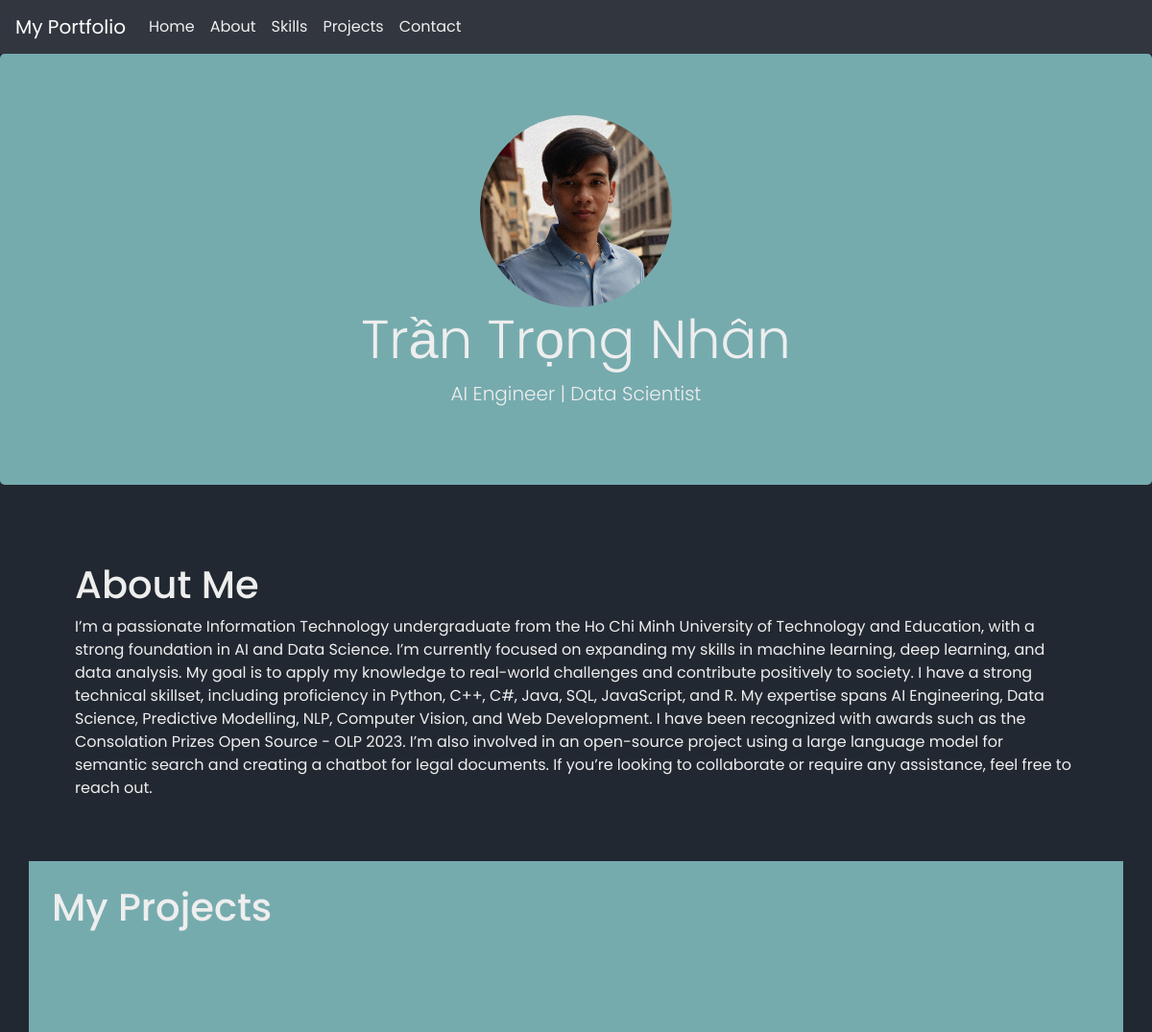
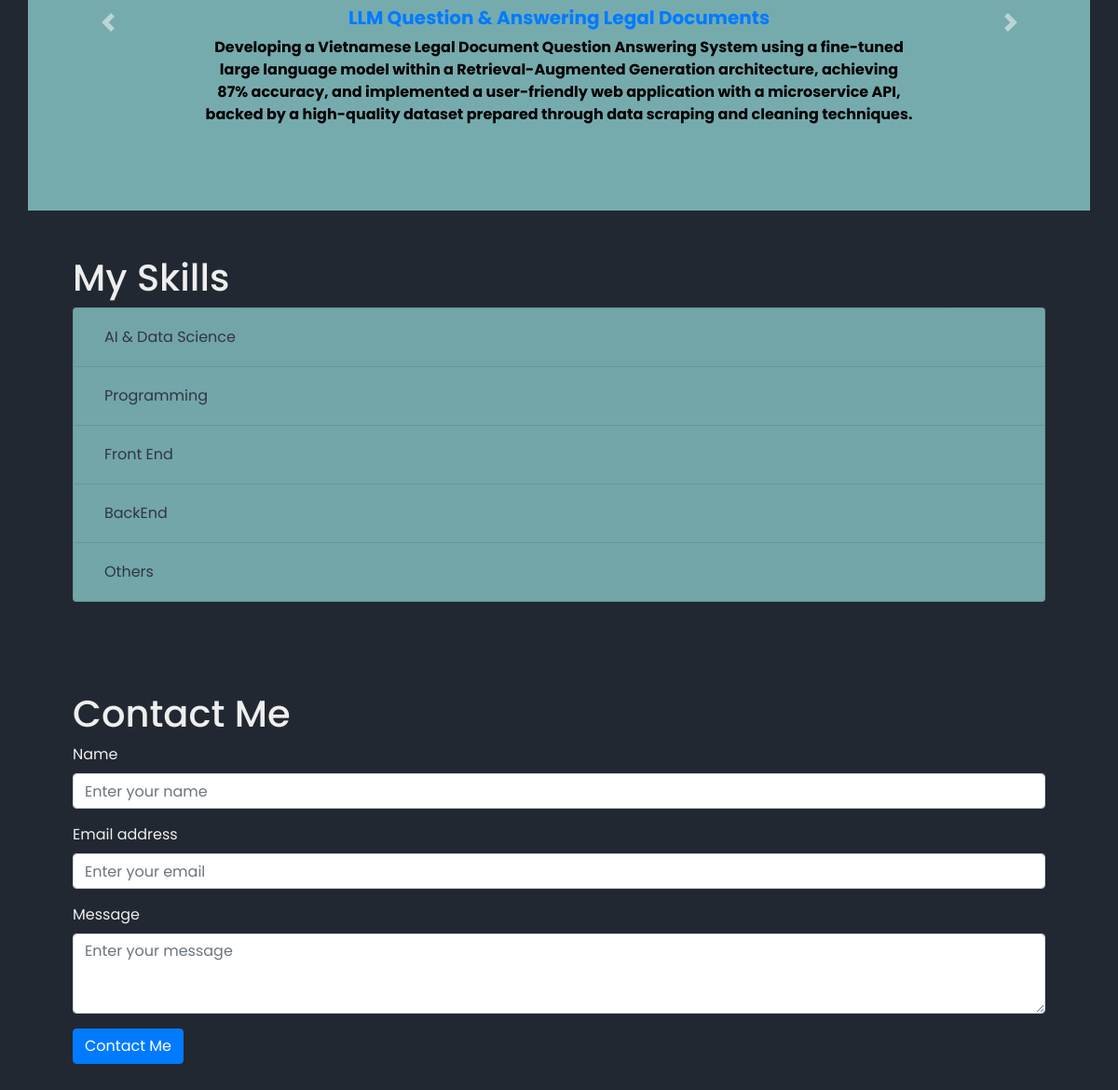
The page / on the database its author committed (2 pictures, top to bottom).
### base/models.py (models this page shows)
class Project(models.Model):
    title = models.CharField(max_length=250, null=False)
    des = models.CharField(max_length=1024,null=False)
    image_url = models.URLField(null=True)
    link = models.URLField(null=False)
    skills = models.ManyToManyField('Skill', related_name='projects')
    update_date = models.DateTimeField(auto_now=True)

class SkillTopic(models.Model):
    name = models.CharField(max_length=250, null=False)

### base/views.py (the view)
# urls.py: path('',views.home, name = 'home'),
def home(request):
    projects = Project.objects.all()
    skillTopic = SkillTopic.objects.all()
    context = {'projects': projects,
               'skilltopics' : skillTopic
                }
    return render(request, '../templates/main.html' , context)

### templates/main.html (shortened to what this page needs)
<!DOCTYPE html>
<html lang="en">
<head>
    <link rel="stylesheet" href="https://stackpath.bootstrapcdn.com/bootstrap/4.3.1/css/bootstrap.min.css">
</head>
<body class="bg-primary">
    {% include 'navbar.html' %}
    {% include 'base/home.html' %}
    {% include 'base/about.html' %}
    {% include 'base/projects.html' %}
    {% include 'base/skills.html' %}
    {% include 'base/contact.html' %}
</body>
</html>

### templates/navbar.html (shortened to what this page needs)
<nav class="navbar navbar-expand-lg sticky-top" style="background-color: #31363F;">
    <a class="navbar-brand" href="/" style="color: white;">My Portfolio</a>
    <div class="collapse navbar-collapse" id="navbarNav">
        <ul class="navbar-nav">
            <li class="nav-item active">
                <a class="nav-link" href="#home" style="color: #EEEEEE;">Home <span class="sr-only">(current)</span></a>
            </li>
            <li class="nav-item">
                <a class="nav-link" href="#about" style="color: #EEEEEE;">About</a>
            </li>
            <li class="nav-item">
                <a class="nav-link" href="#skills" style="color: #EEEEEE;">Skills</a>
            </li>
            <li class="nav-item">
                <a class="nav-link" href="#projects" style="color: #EEEEEE;">Projects</a>
            </li>
            <li class="nav-item">
                <a class="nav-link" href="#contact" style="color: #EEEEEE;">Contact</a>
            </li>
        </ul>
    </div>
</nav>

### base/templates/base/home.html
{% load static %}
<div class="jumbotron text-center" style="background-color: #76ABAE;">
    <img src="{% static 'base/images/avt_image.jpg' %}" alt="Trần Trọng Nhân" class="rounded-circle" style="width:200px;height:200px;">
    <h1 class="display-4">Trần Trọng Nhân</h1>
    <p class="lead">AI Engineer | Data Scientist</p>
</div>

### base/templates/base/about.html
<div class="container p-5" id="about">
    <h1>About Me</h1>
    <p>
        I’m a passionate Information Technology undergraduate from the Ho Chi Minh University of Technology and Education, with a strong foundation in AI and Data Science. I’m currently focused on expanding my skills in machine learning, deep learning, and data analysis. My goal is to apply my knowledge to real-world challenges and contribute positively to society. I have a strong technical skillset, including proficiency in Python, C++, C#, Java, SQL, JavaScript, and R. My expertise spans AI Engineering, Data Science, Predictive Modelling, NLP, Computer Vision, and Web Development. I have been recognized with awards such as the Consolation Prizes Open Source - OLP 2023. I’m also involved in an open-source project using a large language model for semantic search and creating a chatbot for legal documents. If you’re looking to collaborate or require any assistance, feel free to reach out.
    </p>
</div>

### base/templates/base/projects.html (shortened to what this page needs)
    <div id="projectCarousel" class="carousel slide container p-4" data-ride="carousel" style="background-color: #76ABAE; background-size: 100%;">
        <h1>My Projects</h1>
        <div class="carousel-inner">
            {% for project in projects %}
            <div class="carousel-item {% if forloop.first %}active{% endif %}" style="min-height: 300px;">
                <div class="carousel-caption d-none d-md-block">
                    <h5 style="color: black; font-weight: bold;"><a href ="{{ project.link }}">{{ project.title }}</a></h5>
                    <p style="color: black; font-weight: bold;">{{ project.des }}</p>
                </div>
            </div>
            {% endfor %}
        </div>
        <a class="carousel-control-prev" href="#projectCarousel" role="button" data-slide="prev">
            <span class="carousel-control-prev-icon" aria-hidden="true"></span>
        </a>
        <a class="carousel-control-next" href="#projectCarousel" role="button" data-slide="next">
            <span class="carousel-control-next-icon" aria-hidden="true"></span>
        </a>
    </div>

### base/templates/base/skills.html
<div class="container p-5" id="skills">
    <h1>My Skills</h1>
    <div class="accordion" id="accordionExample">
        {% for skilltopic in skilltopics %}
            {% include "base/non_exist/skilltopic_card.html" %}
        {% endfor %}
    </div>
</div>

### base/templates/base/non_exist/skilltopic_card.html (shortened to what this page needs)
<div class="card" style="background-color: #76ABAE;">
    <div class="card-header" id="heading{{ skilltopic.id }}">
        <h5 class="mb-0">
            <button class="btn btn-link" type="button" data-toggle="collapse" data-target="#collapse{{ skilltopic.id }}" aria-expanded="true" aria-controls="collapse{{ skilltopic.id }}" style="color: #31363F;">
                {{ skilltopic.name }}
            </button>
        </h5>
    </div>
</div>

### base/templates/base/contact.html (shortened to what this page needs)
<div class="container p-5" id="contact">
    <h1>Contact Me</h1>
    <form method="POST" id="contactForm" action="{% url 'contact' %}">
        <div class="form-group">
            <label for="name">Name</label>
            <input type="text" class="form-control" id="name" name="name" placeholder="Enter your name">
        </div>
        <div class="form-group">
            <label for="email">Email address</label>
            <input type="email" class="form-control" id="email" placeholder="Enter your email">
        </div>
        <div class="form-group">
            <label for="message">Message</label>
            <textarea class="form-control" id="message" rows="3" name="message" placeholder="Enter your message"></textarea>
        </div>
        <button type="submit" class="btn btn-primary" id="contactButton">Contact Me</button>
    </form>
</div>

### templates/main.html (style rules this page uses)
html { scroll-behavior: smooth; }
.bg-primary { background-color: #222831 !important; }
body { color: #EEEEEE; font-family: 'Poppins', sans-serif; }

### base/templates/base/projects.html (style rules this page uses)
.carousel-caption { position: absolute; top: 50%; transform: translateY(-50%); }

### rows shown on the page
Project: title "LLM Question & Answering Legal Documents", des "Developing a Vietnamese Legal Document Question Answering System using a fine-tuned large language model within a Retrieval-Augmented Generation architecture, achieving 87% accuracy, and implemented a user-friendly web application with a microservice API, backed by a high-quality dataset prepared through data scraping and cleaning techniques."
SkillTopic: name "AI & Data Science"
SkillTopic: name "Programming"
SkillTopic: name "Front End"
SkillTopic: name "BackEnd"
SkillTopic: name "Others"
